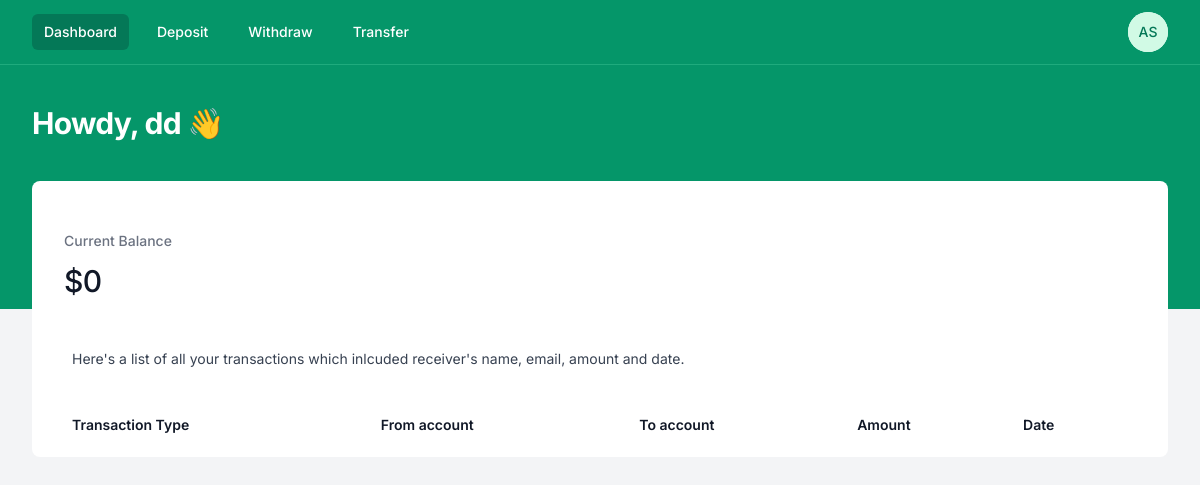
Page /assignment4/customer/dashboard.php (signed in) on the earlier database version.
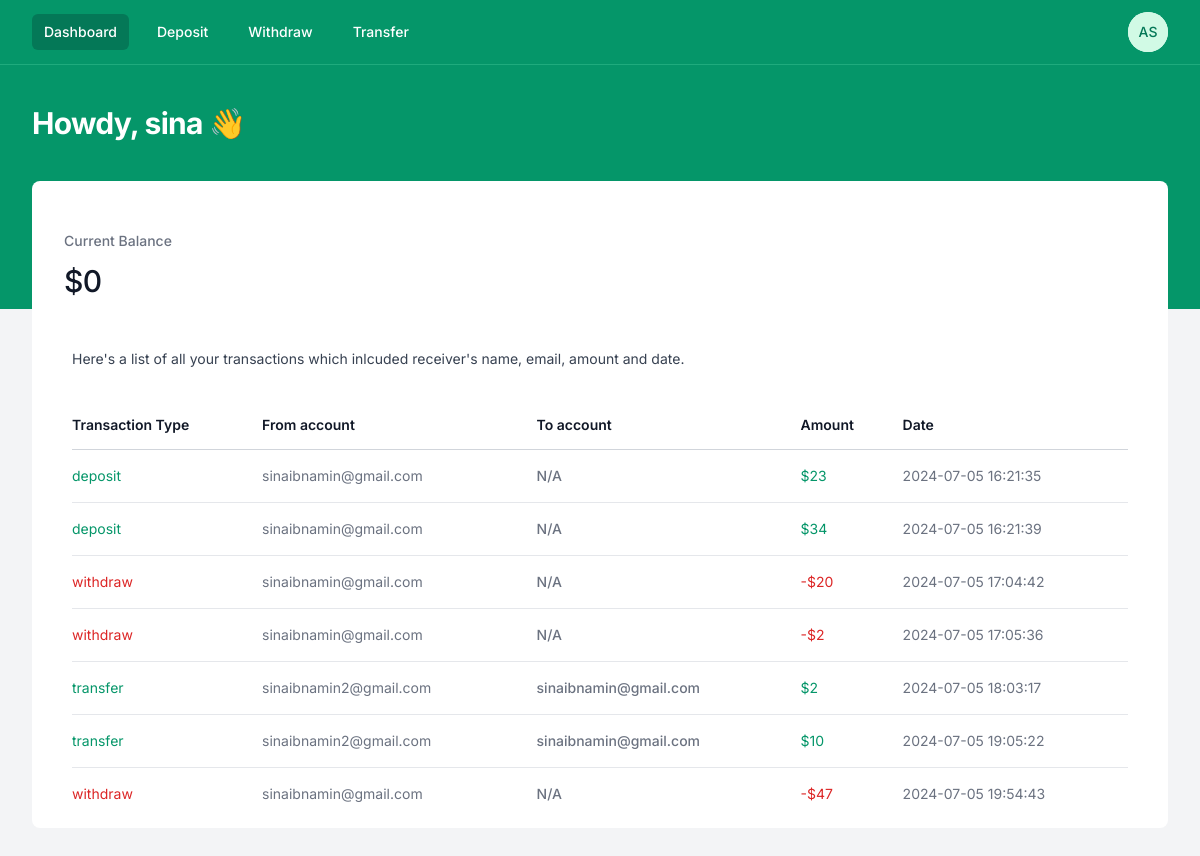
Same page on the later database version.
### tables this page shows
CREATE TABLE transactions (
    id INTEGER PRIMARY KEY AUTOINCREMENT,
    type TEXT NOT NULL,
    from_account_email TEXT NOT NULL,
    to_account_email TEXT,
    from_account_name TEXT NOT NULL,
    to_account_name TEXT,
    amount REAL NOT NULL,
    timestamp DATETIME NOT NULL
);

### test/module2_1/ep1/autoload.php (called while the page is built, shortened)
<?php
spl_autoload_register( function($className){
    $baseDir = 'app/classes/';
});

### assignment4/app/Controller/CustomerController.php (called while the page is built, shortened)
<?php
class CustomerController extends BaseController{
    public function get_customer_session_info() {
        $customer_session_info = [
            'email' => $_SESSION['customer_email'],
            'name' => $_SESSION['customer_name']
        ];
        return $customer_session_info;
    }
    public function currentBalance() {
        $customer_email = $_SESSION['customer_email'];
        $stmt = $this->db->prepare("SELECT * FROM transactions WHERE (from_account_email = :from_account_email OR to_account_email = :to_account_email)");
        $stmt->bindValue(':from_account_email', $customer_email, SQLITE3_TEXT);
        $stmt->bindValue(':to_account_email', $customer_email, SQLITE3_TEXT);
        $result = $stmt->execute();
        $balance = 0;
        while ($row = $result->fetchArray(SQLITE3_ASSOC)) {
            if($row['type'] == 'deposit'){
                $balance += $row['amount'];
            }
            if($row['type'] == 'transfer' && $row['to_account_email'] == $customer_email){
                $balance += $row['amount'];
            }
            if($row['type'] == 'withdraw'){
                $balance -= $row['amount'];
            }
        }
        return $balance;
    }
    public function customerAllTransaction() {
        $customer_email = $_SESSION['customer_email'];
        $stmt = $this->db->prepare("SELECT * FROM transactions WHERE (from_account_email = :from_account_email OR to_account_email = :to_account_email)");
        $stmt->bindValue(':from_account_email', $customer_email, SQLITE3_TEXT);
        $stmt->bindValue(':to_account_email', $customer_email, SQLITE3_TEXT);
        $result = $stmt->execute();
        $transactions = [];
        while ($row = $result->fetchArray(SQLITE3_ASSOC)) {
            if($row['type'] == 'deposit'){
                $row['color'] = 'green';
                $row['currency_sign'] = '$';
            }
            if($row['type'] == 'withdraw'){
                $row['color'] = 'red';
                $row['currency_sign'] = '-$';
            }
            if($row['type'] == 'transfer' && $row['to_account_email'] == $customer_email){
                $row['color'] = 'green';
                $row['currency_sign'] = '$';
            }
            $transactions[] = $row;
        }
        return $transactions;
    }
}
?>

### assignment4/app/Controller/BaseController.php (called while the page is built, shortened)
<?php
class BaseController {
    public function __construct($db) {
        $this->db = $db;
    }
}

### assignment4/customer/dashboard.php (the view, shortened to what this page needs)
<?php
$current_page = "dashboard";
include 'header.php';
?>
  <dl
    class="mx-auto grid grid-cols-1 gap-px sm:grid-cols-2 lg:grid-cols-4">
    <div
      class="flex flex-wrap items-baseline justify-between gap-x-4 gap-y-2 bg-white px-4 py-10 sm:px-6 xl:px-8">
      <dt class="text-sm font-medium leading-6 text-gray-500">
        Current Balance
      </dt>
      <dd
        class="w-full flex-none text-3xl font-medium leading-10 tracking-tight text-gray-900">
        $<?= $customer->currentBalance(); ?>
      </dd>
    </div>
  </dl>
  <div class="px-4 sm:px-6 lg:px-8">
    <div class="sm:flex sm:items-center">
      <div class="sm:flex-auto">
        <p class="mt-2 text-sm text-gray-700">
          Here's a list of all your transactions which inlcuded
          receiver's name, email, amount and date.
        </p>
      </div>
    </div>
    <div class="mt-8 flow-root">
      <div class="-mx-4 -my-2 overflow-x-auto sm:-mx-6 lg:-mx-8">
        <div
          class="inline-block min-w-full py-2 align-middle sm:px-6 lg:px-8">
          <table class="min-w-full divide-y divide-gray-300">
            <thead>
              <tr>
                <th
                  scope="col"
                  class="whitespace-nowrap py-3.5 pl-4 pr-3 text-left text-sm font-semibold text-gray-900 sm:pl-0">
                  Transaction Type
                </th>
                <th
                  scope="col"
                  class="whitespace-nowrap py-3.5 pl-4 pr-3 text-left text-sm font-semibold text-gray-900 sm:pl-0">
                  From account
                </th>
                <th
                  scope="col"
                  class="whitespace-nowrap px-2 py-3.5 text-left text-sm font-semibold text-gray-900">
                  To account
                </th>
                <th
                  scope="col"
                  class="whitespace-nowrap px-2 py-3.5 text-left text-sm font-semibold text-gray-900">
                  Amount
                </th>
                <th
                  scope="col"
                  class="whitespace-nowrap px-2 py-3.5 text-left text-sm font-semibold text-gray-900">
                  Date
                </th>
              </tr>
            </thead>
            <?php
            $red_class = "text-red-600";
            $green_class = "text-emerald-600";
            ?>
            <tbody class="divide-y divide-gray-200 bg-white">
              <?php foreach($customer->customerAllTransaction() as $transaction): ?>
              <tr>
                <td
                  class="whitespace-nowrap py-4 pl-4 pr-3 text-sm sm:pl-0 <?= $transaction['color'] == 'red' ? $red_class : $green_class; ?>">
                  <?= $transaction['type']; ?>
                </td>
                <td
                  class="whitespace-nowrap py-4 pl-4 pr-3 text-sm text-gray-500 sm:pl-0">
                  <?= $transaction['from_account_email']; ?>
                </td>
                <td
                  class="whitespace-nowrap px-2 py-4 text-sm font-medium text-gray-500">
                  <?= $transaction['to_account_email'] ?? 'N/A'; ?>
                </td>
                <td
                  class="whitespace-nowrap px-2 py-4 text-sm <?= $transaction['color'] == 'red' ? $red_class : $green_class; ?>">
                  <?= $transaction['currency_sign'] . $transaction['amount']; ?>
                </td>
                <td
                  class="whitespace-nowrap px-2 py-4 text-sm text-gray-500">
                  <?= $transaction['timestamp']; ?>
                </td>
              </tr>
              <?php endforeach; ?>
            </tbody>
          </table>
        </div>
      </div>
    </div>
  </div>
<?php
include 'footer.php';
?>

### assignment4/customer/header.php (shortened to what this page needs)
<?php
require '../db_init.php';
require '../vendor/autoload.php';
$customer = new CustomerController($db);
$customer->checkLogin();
$customer_session_info = $customer->get_customer_session_info();
?>
<!DOCTYPE html>
<html
  class="h-full bg-gray-100"
  lang="en">
  <head>
    <script src="https://cdn.tailwindcss.com"></script>
  </head>
  <body class="h-full">
    <div class="min-h-full">
      <div class="bg-emerald-600 pb-32">
        <nav
          class="border-b border-emerald-300 border-opacity-25 bg-emerald-600"
          x-data="{ mobileMenuOpen: false, userMenuOpen: false }">
          <div class="mx-auto max-w-7xl px-4 sm:px-6 lg:px-8">
            <div class="flex h-16 justify-between">
              <div class="flex items-center px-2 lg:px-0">
                <div class="hidden sm:block">
                  <div class="flex space-x-4">
                    <?php
                    $header_menu_active_class = "bg-emerald-700 text-white rounded-md py-2 px-3 text-sm font-medium";
                    $header_menu_inactive_class = "text-white hover:bg-emerald-500 hover:bg-opacity-75 rounded-md py-2 px-3 text-sm font-medium"
                    ?>
                    <a
                      href="./dashboard.php"
                      class="<?=
                      $current_page == 'dashboard' ?
                      $header_menu_active_class : $header_menu_inactive_class; ?>"
                      aria-current="page"
                      >Dashboard</a
                    >
                    <a
                      href="./deposit.php"
                      class="<?=
                      $current_page == 'deposit' ?
                      $header_menu_active_class : $header_menu_inactive_class; ?>"
                      >Deposit</a
                    >
                    <a
                      href="./withdraw.php"
                      class="<?=
                      $current_page == 'withdraw' ?
                      $header_menu_active_class : $header_menu_inactive_class; ?>"
                      >Withdraw</a
                    >
                    <a
                      href="./transfer.php"
                      class="<?=
                      $current_page == 'transfer' ?
                      $header_menu_active_class : $header_menu_inactive_class; ?>"
                      >Transfer</a
                    >
                  </div>
                </div>
              </div>
              <div class="hidden sm:ml-6 sm:flex gap-2 sm:items-center">
                <div
                  class="relative ml-3"
                  x-data="{ open: false }">
                  <div>
                    <button
                      @click="open = !open"
                      type="button"
                      class="flex rounded-full bg-white text-sm focus:outline-none"
                      id="user-menu-button"
                      aria-expanded="false"
                      aria-haspopup="true">
                      <span
                        class="inline-flex h-10 w-10 items-center justify-center rounded-full bg-emerald-100">
                        <span class="font-medium leading-none text-emerald-700"
                          >AS</span
                        >
                      </span>
                    </button>
                  </div>
                </div>
              </div>
            </div>
          </div>
        </nav>
        <header class="py-10">
          <div class="mx-auto max-w-7xl px-4 sm:px-6 lg:px-8">
            <h1 class="text-3xl font-bold tracking-tight text-white">
              Howdy, <?=  $customer_session_info['name'] ?> 👋
            </h1>
          </div>
        </header>
      </div>
      <main class="-mt-32">
        <div class="mx-auto max-w-7xl px-4 pb-12 sm:px-6 lg:px-8">
          <div class="bg-white rounded-lg p-2">

### assignment4/customer/footer.php
            </div>
        </div>
      </main>
    </div>
  </body>
</html>

### assignment4/customer/header.php (style rules this page uses)
* { font-family: 'Inter', system-ui, -apple-system, BlinkMacSystemFont, 'Segoe UI', Roboto, Oxygen, Ubuntu, Cantarell, 'Open Sans', 'Helvetica Neue', sans-serif; }

Differences in the rows shown:
added transactions: type "deposit", from_account_email "sinaibnamin@gmail.com", to_account_email "N/A", currency_sign "$", amount "23", timestamp "2024-07-05 16:21:35"
added transactions: type "deposit", from_account_email "sinaibnamin@gmail.com", to_account_email "N/A", currency_sign "$", amount "34", timestamp "2024-07-05 16:21:39"
added transactions: type "withdraw", from_account_email "sinaibnamin@gmail.com", to_account_email "N/A", currency_sign "-$", amount "20", timestamp "2024-07-05 17:04:42"
added transactions: type "withdraw", from_account_email "sinaibnamin@gmail.com", to_account_email "N/A", currency_sign "-$", amount "2", timestamp "2024-07-05 17:05:36"
added transactions: type "transfer", from_account_email "sinaibnamin2@gmail.com", to_account_email "sinaibnamin@gmail.com", currency_sign "$", amount "2", timestamp "2024-07-05 18:03:17"
added transactions: type "transfer", from_account_email "sinaibnamin2@gmail.com", to_account_email "sinaibnamin@gmail.com", currency_sign "$", amount "10", timestamp "2024-07-05 19:05:22"
added transactions: type "withdraw", from_account_email "sinaibnamin@gmail.com", to_account_email "N/A", currency_sign "-$", amount "47", timestamp "2024-07-05 19:54:43"
Other differences:
$customer_session_info['name']: "dd" → "sina"
